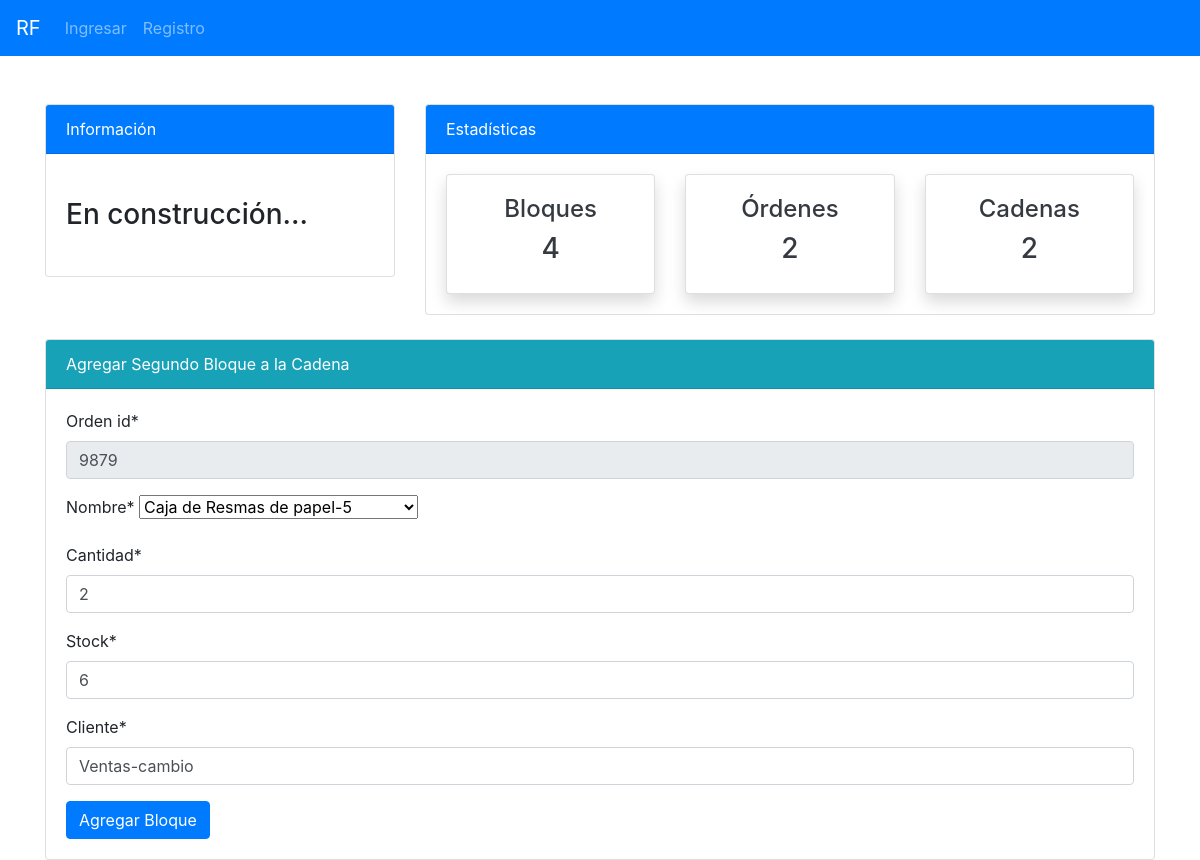
The app's page /blockchain/bloques/segundo_bloque/9879/ with its own data.
### blockchain/models.py (models this page shows, shortened)
class Block(models.Model):
    cadena = models.ForeignKey(Cadena, on_delete=models.CASCADE, related_name='bloques', null=True, blank=True)
    orden_id  = models.CharField(max_length=100)
    nombre = models.ForeignKey(Product, on_delete=models.CASCADE)
    cantidad = models.IntegerField()
    stock = models.IntegerField()
    fecha = models.DateTimeField(default=timezone.now)  # Se añade automáticamente la fecha y hora actuales
    cliente = models.CharField(max_length=255) #se añade cliente que pide orden
    hash = models.CharField(max_length=64)
    prev_hash = models.CharField(max_length=64)
    timestamp = models.DateTimeField(auto_now_add=True)
    completado = models.BooleanField(default=False)

### blockchain/views.py (the view)
# urls.py: path("bloques/segundo_bloque/<int:pk>/", views.segundo_bloque, name='blockchain-cadena'),
def segundo_bloque(request, pk):
    block_count = Block.objects.all().count()
    cadena_count = Cadena.objects.all().count()
    bloques_relacionados = Block.objects.filter(orden_id=pk).order_by('fecha')
    if not bloques_relacionados.exists():
        return HttpResponse("No se encontró ningún bloque relacionado con esta orden_id", status=404)
    ultimo_bloque = bloques_relacionados.last()
    bloques_incompletos = Block.objects.filter(cadena=ultimo_bloque.cadena, completado=False)
    if request.method == 'POST':
        form = OrderForm2(request.POST)
        if form.is_valid():
            nombre = ultimo_bloque.nombre
            cantidad = form.cleaned_data['cantidad']
            stock = form.cleaned_data['stock']
            cliente = form.cleaned_data['cliente']
            cadena = ultimo_bloque.cadena
            mi_block = MiBlock()
            prev_hash = ultimo_bloque.hash
            data = f"{pk}{nombre}{cantidad}{stock}{timezone.now()},{cliente}"
            new_hash = mi_block.hashGenerator(data + prev_hash)
            Block.objects.create(
                cadena=cadena,
                orden_id=pk,
                nombre=nombre,
                cantidad=cantidad,
                stock=stock,
                fecha=timezone.now(),
                cliente=cliente,
                hash=new_hash,
                prev_hash=prev_hash
            )
            ultimo_bloque.completado = True
            ultimo_bloque.save()
            return redirect('blockchain-bloques')
    else:
        form = OrderForm2(initial={
            'orden_id': ultimo_bloque.orden_id,
            'nombre': ultimo_bloque.nombre,
            'cantidad': ultimo_bloque.cantidad,  # Si deseas prellenar la cantidad del primer bloque
            'stock': ultimo_bloque.stock,        # Si deseas prellenar el stock del primer bloque
            'cliente': ultimo_bloque.cliente
        })
        form.fields['orden_id'].widget.attrs['readonly'] = True
        form.fields['nombre'].widget.attrs['readonly'] = True
    return render(request, 'blockchain/segundo_bloque.html', {'form': form, 'bloques_incompletos': bloques_incompletos, 'block_count':block_count, 'cadena_count':cadena_count,})

### blockchain/forms.py
class OrderForm2(forms.ModelForm):
    class Meta:
        model = Block
        fields = ['orden_id', 'nombre', 'cantidad', 'stock', 'cliente']
    def __init__(self, *args, **kwargs):
        super(OrderForm2, self).__init__(*args, **kwargs)
        self.fields['orden_id'].widget.attrs['readonly'] = True
        self.fields['nombre'].widget.attrs['readonly'] = True,

### api/models.py (called while the page is built)
    def __str__(self):
        return f'{self.name}-{self.quantity}'

### templates/blockchain/segundo_bloque.html (shortened to what this page needs)
{% extends 'partials/base.html' %}
{% load crispy_forms_tags %}
{% block content %}
{% include 'blockchain/top_nav_block.html' %}
<div class="container mt-4">
    <div class="card">
        <div class="card-header bg-info text-white">
            Agregar Segundo Bloque a la Cadena
        </div>
        <div class="card-body">
            <form method="post">
                {{ form|crispy }}
                <button type="submit" class="btn btn-primary">Agregar Bloque</button>
              </form>
        </div>
    </div>
</div>
{% endblock %}

### static/style.css (style rules this page uses)
body { background: rgb(255,255,255); }

### records on screen
Block: orden_id "9879", nombre "Caja de Resmas de papel-5", cantidad "2", stock "6", cliente "Ventas-cambio"

### other values on screen
{{ block_count }} "4"
{{ cadena_count }} "2"
